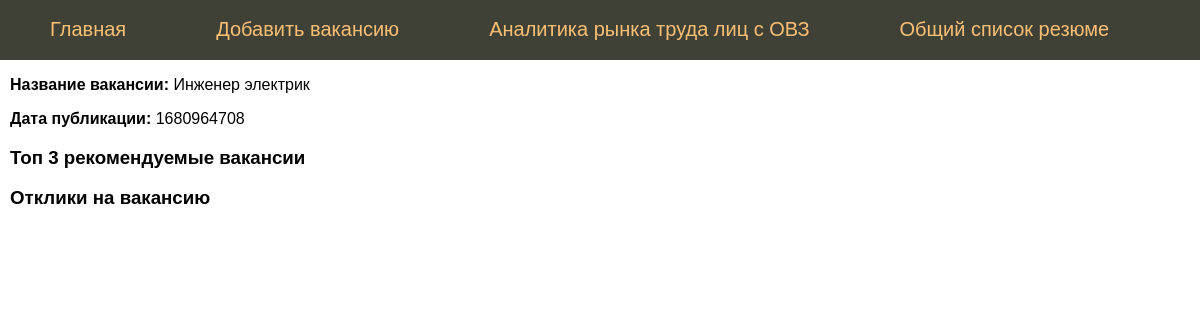
Before: /vacancy/9 with the older database file.
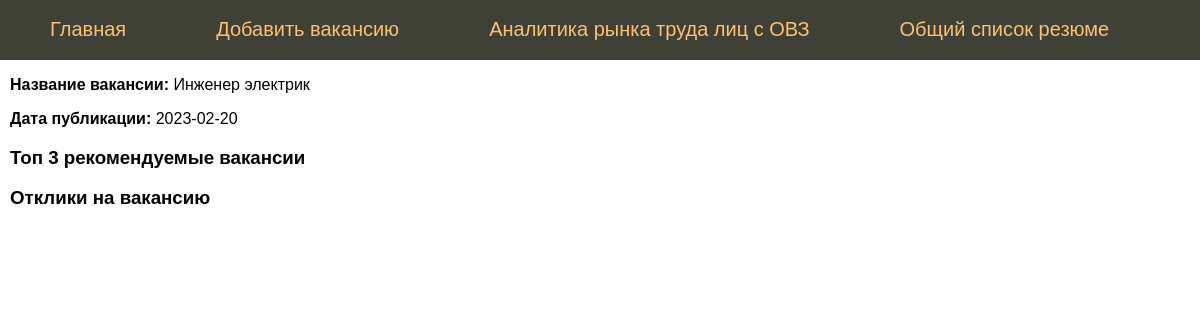
After: the same page with the newer database file.
### tables this page shows
CREATE TABLE vacancy (
id integer PRIMARY KEY AUTOINCREMENT,
name text NOT NULL,
city text NOT NULL,
salary text NOT NULL,
schedule text NOT NULL,
description text NOT NULL,
time integer NOT NULL
);

### flsite.py (the view)
@app.route("/vacancy/<int:id_vacancy>")
def showVacancy(id_vacancy):
    db = get_db()
    dbase = FDataBase(db)
    name, date = dbase.getVacancy(id_vacancy)
    if not date:
        abort(404)
    return render_template('vacancy_page.html', menu=dbase.getMenu(), title=name, date=date)

### FDataBase.py (called while the page is built)
    def getMenu(self):
        sql = '''SELECT * FROM mainmenu'''
        try:
            self.__cur.execute(sql)
            res = self.__cur.fetchall()
            if res: return res
        except:
            print("Ошибка чтения из БД")
        return []

    def getVacancy(self, vacancyId):
        try:
            self.__cur.execute(f"SELECT name, time FROM vacancy WHERE id = {vacancyId} LIMIT 1")
            res = self.__cur.fetchone()
            if res:
                return res
        except sqlite3.Error as e:
            print("Ошибка получения вакансии из БД "+str(e))
        return (False, False)

### flsite.py (called while the page is built)
def connect_db():
    conn = sqlite3.connect(app.config['DATABASE'])
    conn.row_factory = sqlite3.Row # Записи из БД представлены не в виде кортежей, а в виде словаря
    return conn

def get_db():
    if not hasattr(g, 'link_db'):
        g.link_db = connect_db()
    return g.link_db

### templates/vacancy_page.html (shortened to what this page needs)
{% extends 'base.html' %}
{% block content %}
{{ super() }}
<p><b>Название вакансии:</b> {{ title }} </p>
<p><b>Дата публикации:</b> {{ date }} </p>
<h3>Топ 3 рекомендуемые вакансии</h3>
<h3>Отклики на вакансию</h3>
{% endblock %}

Changed rows visible on the page:
changed vacancy "Инженер электрик": time "1680964708" → "2023-02-20"
